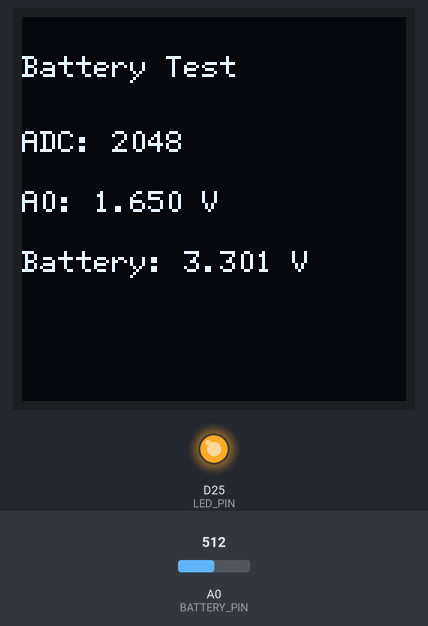
Recording of a sketch running on a simulated Arduino Due. Shown: 128×128 one-colour display, output pins drawn as LEDs (lit = HIGH). The inputs (shaded band) are chosen by the test bench; at power-on: A0 (BATTERY_PIN) = 512 (analog values on the 0–1023 scale). What the sketch prints to the serial monitor is not drawn.

Above: at 1.2 s.
1.3 s: A0 (BATTERY_PIN) set to 716
At 2.9 s:
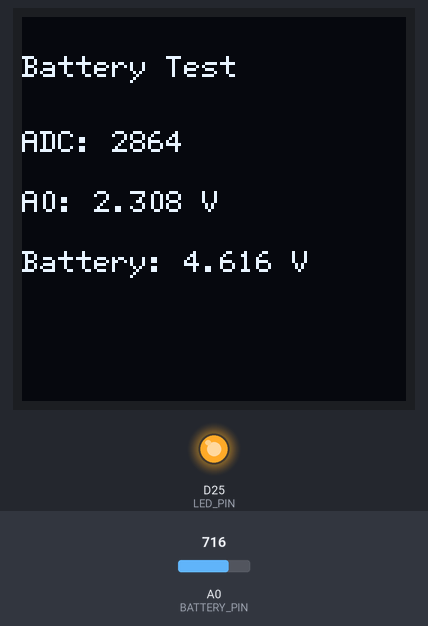
3.4 s: A0 (BATTERY_PIN) set to 900
At 4.8 s:
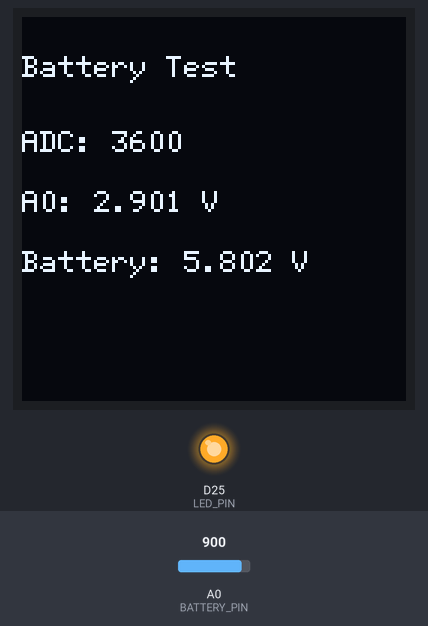
5.1 s: A0 (BATTERY_PIN) set to 1023
At 6.7 s:
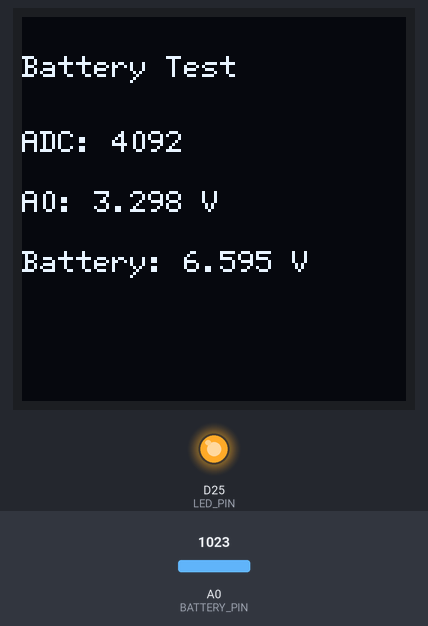
Timing chart, 0 to 8.2 s (numbered marks = the images above; inputs shaded):
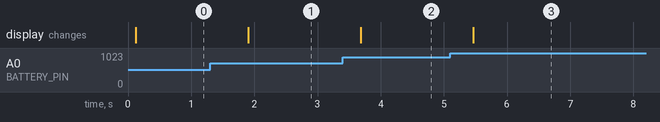

The sketch:

batteryIndicatorTest.ino
```cpp
#include <Arduino.h>
#include <U8g2lib.h>

// ===== OLED PINS (same as your main project) =====
const uint8_t OLED_CLK = 13;
const uint8_t OLED_DAT = 12;
const uint8_t OLED_DC  = 11;
const uint8_t OLED_CS  = 10;
const uint8_t OLED_RST = 9;

U8G2_SH1107_128X128_1_4W_SW_SPI u8g2(
  U8G2_R0,
  OLED_CLK,
  OLED_DAT,
  OLED_CS,
  OLED_DC,
  OLED_RST
);

// ===== BATTERY + LED =====
const uint8_t BATTERY_PIN = A0;
const uint8_t LED_PIN = 25;

void setup() {
  pinMode(LED_PIN, OUTPUT);
  analogWrite(LED_PIN, 255);  // MAX brightness to drain battery

  analogReadResolution(12);   // 12-bit ADC (0-4095)

  u8g2.begin();
  u8g2.setContrast(255);

  Serial.begin(115200);
}

void loop() {

  // Take multiple samples for stability
  uint32_t sum = 0;
  const int samples = 20;

  for (int i = 0; i < samples; i++) {
    sum += analogRead(BATTERY_PIN);
    delay(2);
  }

  float adc = sum / (float)samples;

  float vA0 = (adc / 4095.0) * 3.3;
  float vBat = vA0 * 2.0;

  Serial.print("ADC: ");
  Serial.print(adc);
  Serial.print("  Battery: ");
  Serial.println(vBat, 3);

  u8g2.firstPage();
  do {
    u8g2.setFont(u8g2_font_6x12_tf);

    u8g2.drawStr(0, 20, "Battery Test");

    char buf[32];

    snprintf(buf, sizeof(buf), "ADC: %.0f", adc);
    u8g2.drawStr(0, 45, buf);

    snprintf(buf, sizeof(buf), "A0: %.3f V", vA0);
    u8g2.drawStr(0, 65, buf);

    snprintf(buf, sizeof(buf), "Battery: %.3f V", vBat);
    u8g2.drawStr(0, 85, buf);

  } while (u8g2.nextPage());

  delay(500);
}
```

Measured:
- after the input at 1.3 s, the display: changes after 0.60 s (image 1)
- after the input at 3.4 s, the display: changes after 0.29 s (image 2)
- after the input at 5.1 s, the display: changes after 0.37 s (image 3)
